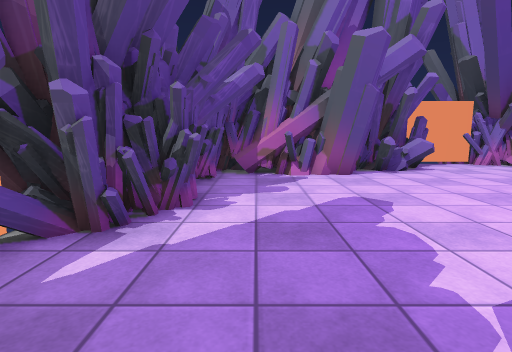
View 1 (above)

12 first-person views from a walk through a 3-D level made in the Unity game engine. The camera is 1.2 m above the floor, tilts 8° down and sees 80° across. The floor is counted in squares, 1 m on a side. Each view is taken from the middle of a square. On the plan, view 1 faces up. The plan holds only what a view shows up to about 13 squares ahead; the rest is blank. The place goes on beyond the plan. The player character is not drawn. Some surface patterns are stand-ins.

View 2
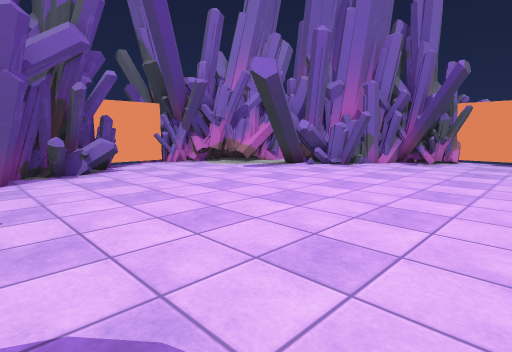

View 3
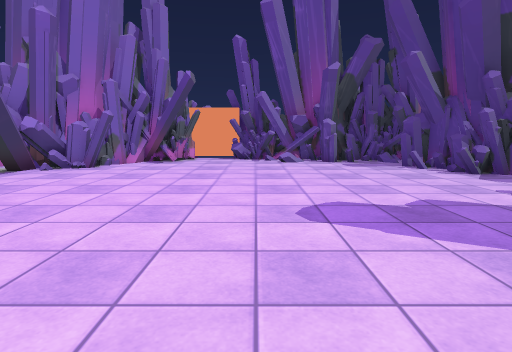

View 4
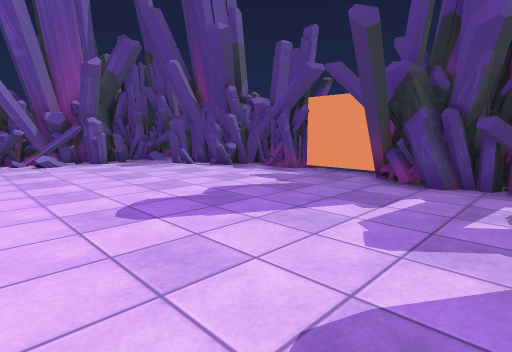

View 5
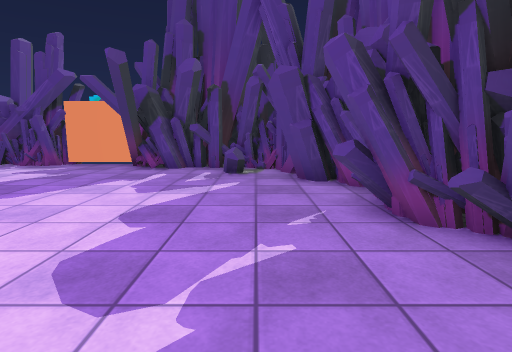

View 6
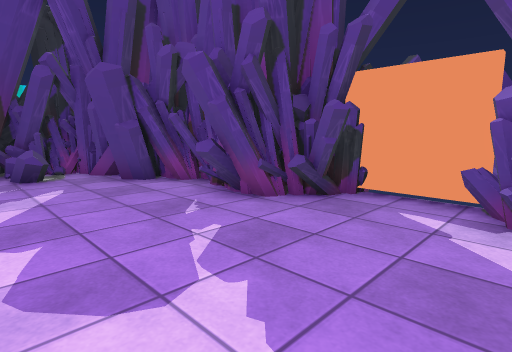

View 7
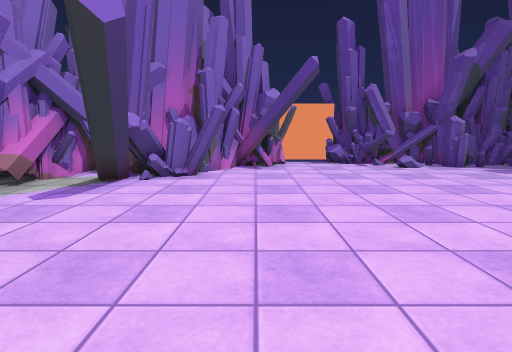

View 8
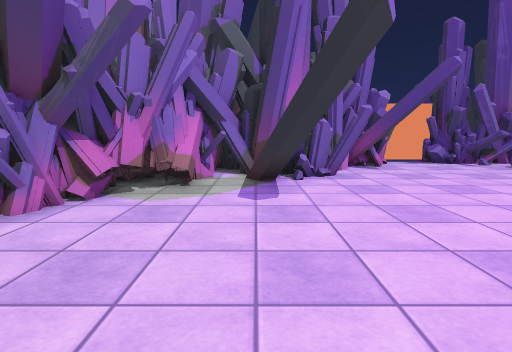

View 9
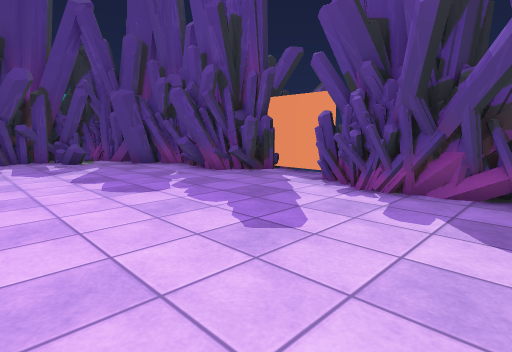

View 10
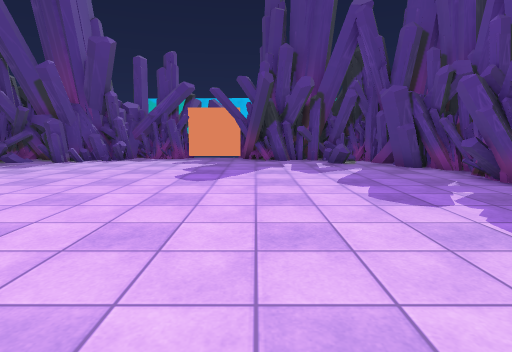

View 11
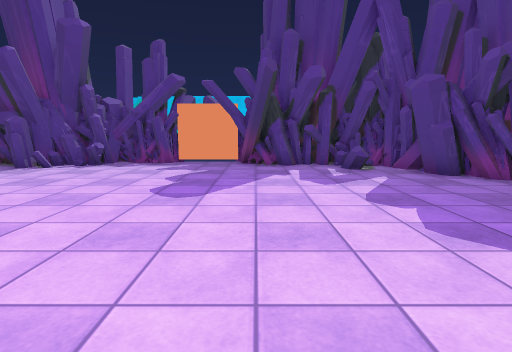

View 12
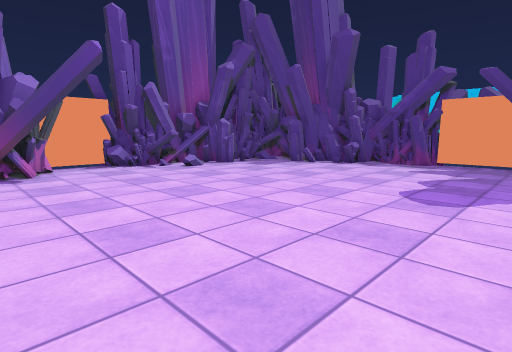

### Floor plan
Key: @ floor where view 1 was taken; # wall or solid block; . floor; = window, fence, low wall or low ledge; ^ raised ledge.
Columns run from 3 left of view 1 to 17 right of it. Each row starts with its distance up from view 1.
 12          ####
 11        ###..###
 10       ###....###
  9   ######.......#
  8   #...........#=
  7   #..........####
  6  ##............###
  5 ###.............###
  4 ##...............###
  3 #..................##
  2 #...................#
  1 ###................##
  0  ##@...............##
 -1  ##...............##
 -2  #................=#
 -3  ##...............##
 -4  ###..............=#
 -5    #.^............=#
 -6    #.####.....=.####
 -7    ######.....####
 -8         ########

Positions as (right, up) in squares from view 1, and headings:
1: (0, 0), facing up
2: (2, 0), facing up-right
3: (2, 0), facing right
4: (2, 1), facing down-right
5: (1, 4), facing down
6: (3, 4), facing down-left
7: (4, 4), facing right
8: (4, 8), facing right
9: (5, 8), facing down-left
10: (5, 7), facing down
11: (5, 5), facing down
12: (5, 5), facing down-right
